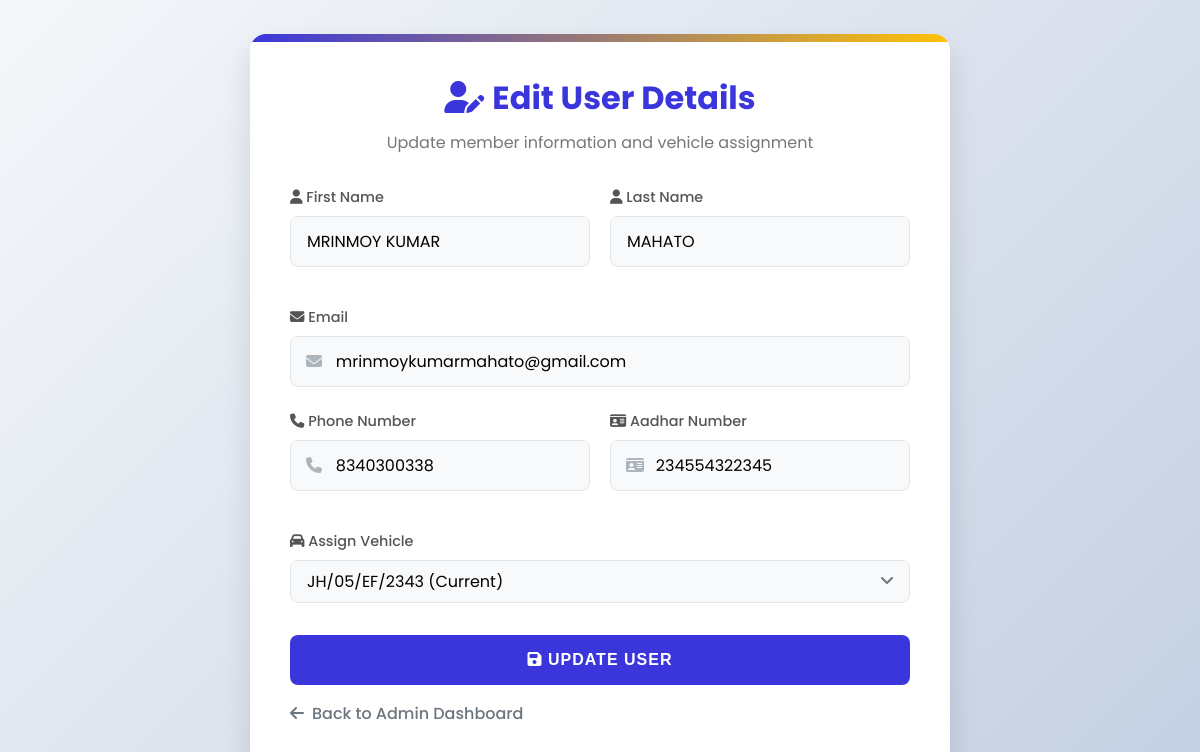
/php/edit_member.php?id=34, run on an earlier commit of the app's database.
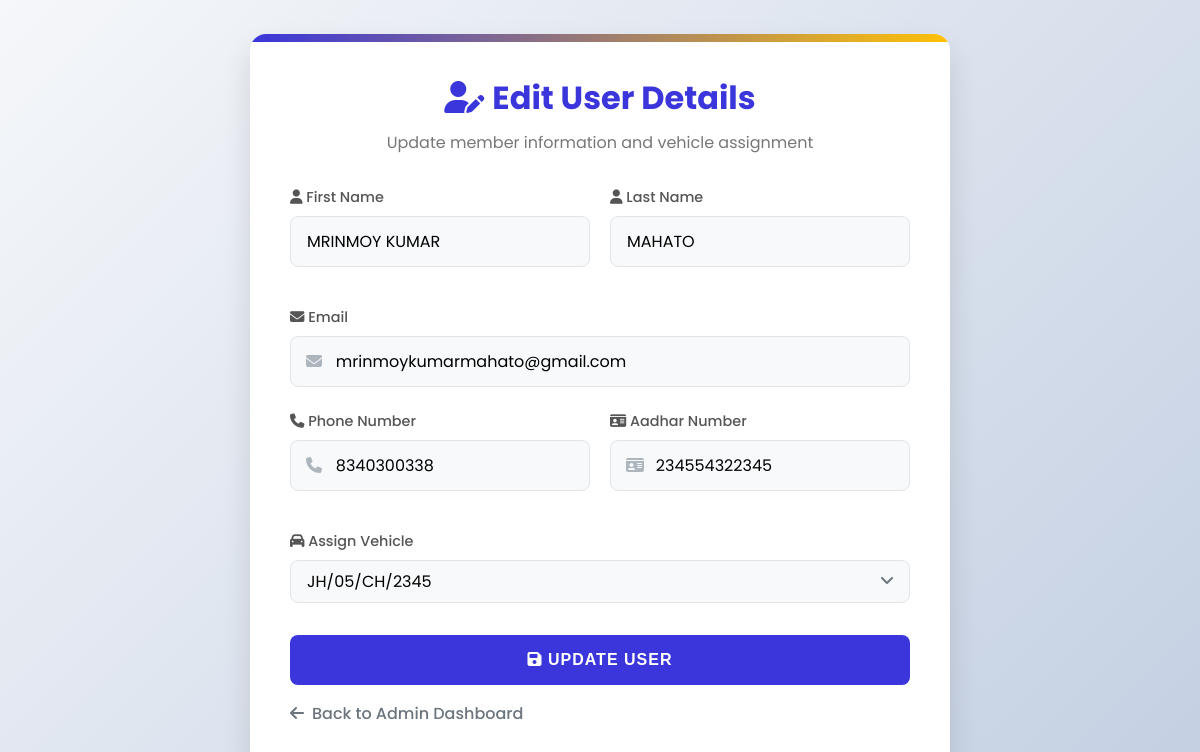
And on a later commit of the database.
### tables this page shows
CREATE TABLE `members` (
  `id` int(11) NOT NULL,
  `firstname` varchar(50) NOT NULL,
  `lastname` varchar(50) DEFAULT NULL,
  `email` varchar(50) NOT NULL,
  `phoneNumber` varchar(15) NOT NULL,
  `aadharNo` varchar(20) NOT NULL,
  `vehicle` varchar(255) DEFAULT NULL
);

### php/edit_member.php (the view, shortened to what this page needs)
<?php
$con = mysqli_connect('localhost', 'root', '', 'final');
$user = null;
if (isset($_GET['id'])) {
    $id = intval($_GET['id']);
    $query = "SELECT * FROM members WHERE id = ?";
    $stmt = $con->prepare($query);
    $stmt->bind_param("i", $id);
    $stmt->execute();
    $result = $stmt->get_result();
    $user = $result->fetch_assoc();
}
$vehicles = [];
$vehicle_query = "SELECT vehicle_no FROM appointment";
$vehicle_result = $con->query($vehicle_query);
if ($vehicle_result) {
    while ($vehicle_row = $vehicle_result->fetch_assoc()) {
        $vehicles[] = $vehicle_row['vehicle_no'];
    }
}
?>
<!DOCTYPE html>
<html lang="en">
<head>
    <link rel="stylesheet" href="https://cdnjs.cloudflare.com/ajax/libs/font-awesome/6.2.0/css/all.min.css">
</head>
<body>
<div class="form-container">
    <div class="form-header">
        <h2><i class="fas fa-user-edit form-title-icon"></i>Edit User Details</h2>
        <p>Update member information and vehicle assignment</p>
    </div>
    <?php if ($user): ?>
    <form method="POST" action="">
        <div class="form-row">
            <div class="form-group">
                <label for="firstname"><i class="fas fa-user"></i> First Name</label>
                <input type="text" id="firstname" name="firstname" class="form-control" value="<?= htmlspecialchars($user['firstname']) ?>" required>
            </div>
            <div class="form-group">
                <label for="lastname"><i class="fas fa-user"></i> Last Name</label>
                <input type="text" id="lastname" name="lastname" class="form-control" value="<?= htmlspecialchars($user['lastname']) ?>" required>
            </div>
        </div>
        <div class="form-group">
            <label for="email"><i class="fas fa-envelope"></i> Email</label>
            <div class="form-control-icon">
                <i class="fas fa-envelope"></i>
                <input type="email" id="email" name="email" class="form-control form-control-with-icon" value="<?= htmlspecialchars($user['email']) ?>" required>
            </div>
        </div>
        <div class="form-row">
            <div class="form-group">
                <label for="phoneNumber"><i class="fas fa-phone"></i> Phone Number</label>
                <div class="form-control-icon">
                    <i class="fas fa-phone"></i>
                    <input type="text" id="phoneNumber" name="phoneNumber" class="form-control form-control-with-icon" value="<?= htmlspecialchars($user['phoneNumber']) ?>" required>
                </div>
            </div>
            <div class="form-group">
                <label for="aadharNo"><i class="fas fa-id-card"></i> Aadhar Number</label>
                <div class="form-control-icon">
                    <i class="fas fa-id-card"></i>
                    <input type="text" id="aadharNo" name="aadharNo" class="form-control form-control-with-icon" value="<?= htmlspecialchars($user['aadharNo']) ?>" required maxlength="12" pattern="\d{12}" title="Aadhar number must be 12 digits">
                </div>
            </div>
        </div>
        <div class="form-group">
            <label for="vehicle"><i class="fas fa-car"></i> Assign Vehicle</label>
            <div class="select-vehicle">
                <select name="vehicle" id="vehicle" class="form-control">
                    <?php
                    foreach ($vehicles as $vehicle_no) {
                        $selected = ($user['vehicle'] == $vehicle_no) ? 'selected' : '';
                        echo "<option value=\"" . htmlspecialchars($vehicle_no) . "\" $selected>" . htmlspecialchars($vehicle_no) . "</option>";
                    }
                    ?>
                    <?php if (!empty($user['vehicle']) && !in_array($user['vehicle'], $vehicles)): ?>
                        <option value="<?= htmlspecialchars($user['vehicle']) ?>" selected><?= htmlspecialchars($user['vehicle']) ?> (Current)</option>
                    <?php endif; ?>
                </select>
            </div>
        </div>
        <button type="submit" class="btn">
            <i class="fas fa-save"></i> Update User
        </button>
        <a href="adminindex.php" class="back-link">
            <i class="fas fa-arrow-left"></i> Back to Admin Dashboard
        </a>
    </form>
    <?php endif; ?>
</div>
</body>
</html>

What changed in the data, as far as the page shows it:
changed members "MRINMOY KUMAR": vehicle "JH/05/EF/2343 (Current)" → (not shown)
Also different on the page:
form field vehicle: (not shown) → "JH/05/CH/2345"
